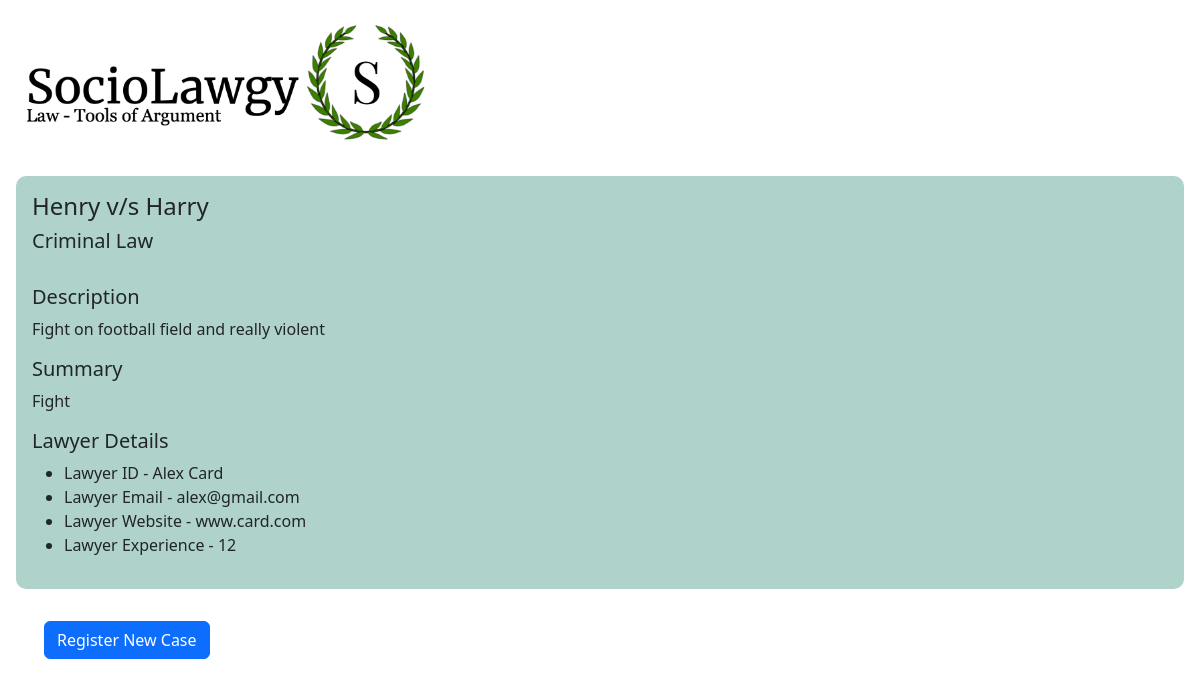
The page /client_dashboard/2 on the database its author committed.
### backend/models.py (models this page shows)
class Case(db.Model):
    __tablename__ = 'cases'
    id = db.Column(db.Integer, primary_key=True)
    name = db.Column(db.String(100), nullable=False)
    case_type = db.Column(db.String(100), nullable=False)
    description = db.Column(db.Text, nullable=False)
    summary = db.Column(db.Text, nullable=False)
    client_id = db.Column(db.Integer, db.ForeignKey('clients.id'))
    lawyer_id = db.Column(db.Integer, db.ForeignKey('lawyers.id'), nullable=True)

class Lawyer(db.Model):
    __tablename__ = 'lawyers'
    id = db.Column(db.Integer, primary_key=True)
    name = db.Column(db.String(100), nullable=False)
    email = db.Column(db.String(100), nullable=False, unique=True)
    password = db.Column(db.String(100), nullable=False)
    speciality = db.Column(db.String, nullable=False)
    experience = db.Column(db.Integer, nullable=False)
    personal_website = db.Column(db.String, nullable=False)
    verified = db.Column(db.Boolean, nullable=False, default=False)
    cases = db.relationship('Case', backref=db.backref('lawyers'))

### app.py (the view)
@app.get('/client_dashboard/<int:id>')
def clientDashboard(id):
    client = Client.query.filter_by(id=id).first()
    lawyers = Lawyer.query.all()
    print(client)
    return render_template('client_dashboard.html', client=client, lawyers=lawyers)

### templates/client_dashboard.html (shortened to what this page needs)
<!DOCTYPE html>
<html lang="en">
<head>
    <link rel="stylesheet" href="../static/css/login.css">
    <link rel="stylesheet" href="https://cdn.jsdelivr.net/npm/bootstrap@5.3.2/dist/css/bootstrap.min.css">
</head>
<body>
    <header>
        <div class="logo">
            <img src="../static/images/fullLogo.png" alt="Law - Tools of Argument">
        </div>
    </header>
    <div My Cases>
        {% for case in client.cases %}
        <div class="m-3 p-3" style="background-color: rgb(175, 210, 203); border-radius: 10px;">
            <h4>{{case.name}}</h4>
            <h5>{{case.case_type}}</h5>
            <br>
            <h5>Description</h5>
            <p>{{case.description}}</p>
            <h5>Summary</h5>
            <p>{{case.summary}}</p>
            {% if case.lawyer_id != 1 %}
            <h5>Lawyer Details</h5>
            <ul>
                <li> Lawyer ID - {{lawyers[case.lawyer_id].name}}</li>
                <li> Lawyer Email - {{lawyers[case.lawyer_id].email}}</li>
                <li> Lawyer Website - {{lawyers[case.lawyer_id].personal_website}}</li>
                <li> Lawyer Experience - {{lawyers[case.lawyer_id].experience}}</li>
                {% endif%}
            </ul>
        </div>
        {% endfor %}
    </div>
    <div class="row p-3 m-3">
        <a href="/registerCase/{{client.id}}"><button class="col btn btn-primary">Register New Case</button></a>
    </div>
</body>
</html>

### static/css/login.css (style rules this page uses)
body { margin: 0; font-family: 'Times New Roman', Times, serif; }
header { display: flex; justify-content: space-between; align-items: center; background-color: #ffffff; height: 20vh; }
.logo img { height: 150px; width: auto; }

### rows shown on the page
Case: name "Henry v/s Harry", case_type "Criminal Law", description "Fight on football field and really violent", summary "Fight"
Lawyer: name "Alex Card", email "alex@gmail.com", personal_website "www.card.com", experience "12"
